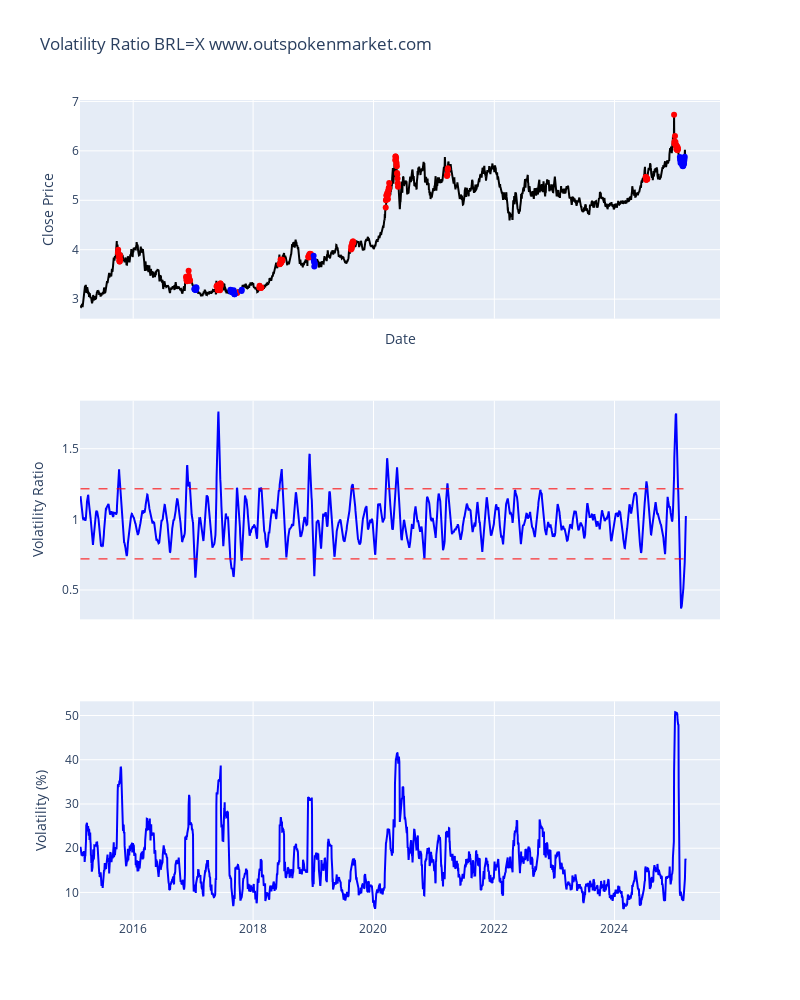

Notebook code for this chart:
### Code cell
# Criar subplots
fig = make_subplots(rows = 3, cols = 1, shared_xaxes = True, vertical_spacing = 0.1)

# Plot close price
fig.add_trace(
    go.Scatter(x = df1.index, y = df1["Close"], mode = "lines", name = "Close Price", line = dict(color = "black"))
    ,row = 1, col = 1
)

# Marque os pontos onde a taxa de volatilidade está acima da taxa
ratio_high = 1.216
above_ratio = df1["Volatility_Ratio"] > ratio_high
fig.add_trace(
    go.Scatter(x = df1.index[above_ratio], y = df1["Close"][above_ratio], mode = "markers", marker = dict(color = "red", symbol = "circle"), name = f"Volatility Ratio > {above_ratio}")
    ,row = 1, col = 1
)

# Marque os pontos onde a taxa de volatilidade está abaixo da taxa
ratio_low = 0.72
below_ratio = df1["Volatility_Ratio"] < ratio_low
fig.add_trace(
    go.Scatter(x = df1.index[below_ratio], y = df1["Close"][below_ratio], mode = "markers", marker = dict(color = "blue", symbol = "circle"), name = f"Volatility Ratio < {below_ratio}")
    ,row = 1, col = 1
)

# Taxa de volatilidade do gráfico
fig.add_trace(
    go.Scatter(x = df1.index, y = df1["Volatility_Ratio"], mode = "lines", name = "Volatility Ratio", line = dict(color = "blue"))
    ,row = 2, col = 1
)

# Plot vol
fig.add_trace(
    go.Scatter(x = df1.index, y = df1["Vol"], mode = "lines", name = "Volatility", line = dict(color = "blue"))
    ,row = 3, col = 1
)

# Linha horizontal para limite
fig.add_shape(
    go.layout.Shape(type = "line", line = dict(color = "red", width = 1, dash = "dash"),
                    y0 = ratio_high, y1 = ratio_high, x0 = df1.index.min(), x1 = df1.index.max())
    ,row = 2, col = 1
)

fig.add_shape(
    go.layout.Shape(type = "line", line = dict(color = "red", width = 1, dash = "dash"),
                    y0 = ratio_low, y1 = ratio_low, x0 = df1.index.min(), x1 = df1.index.max())
    ,row = 2, col = 1
)

# Ajustando o layout para os subplots
fig.update_layout(
    height = 1000, width = 800
    ,title = "Volatility Ratio " + str(ticker1) + " www.outspokenmarket.com"
    ,xaxis = dict(title = "Date")
    ,yaxis = dict(title = "Close Price")
    ,yaxis2 = dict(title = "Volatility Ratio")
    ,yaxis3 = dict(title = "Volatility (%)")
    ,showlegend = False
)

fig.update_layout(hovermode = "x unified")

# Código para excluir datas vazias do gráfico
dt_all = pd.date_range(start = df1.index[0]
                       , end = df1.index[-1]
                       , freq = "D")
dt_all_py = [d.to_pydatetime() for d in dt_all]
dt_obs_py = [d.to_pydatetime() for d in df1.index]

dt_breaks = [d for d in dt_all_py if d not in dt_obs_py]

fig.update_xaxes(
    rangebreaks = [dict(values = dt_breaks)]
)

fig.show()

### Figure 1 — Plotly figure (JSON) as saved in the notebook; plotly's stock layout.template omitted (floating-point values rounded to 4 significant figures; data arrays with more than 128 entries replaced by an {"elided": "..."} marker saying what was removed)
{"data": [{"line": {"color": "black"}, "mode": "lines", "name": "Close Price", "type": "scatter", "x": {"elided": "2621 str values"}, "xaxis": "x", "y": {"elided": "2621 float values"}, "yaxis": "y"}, {"marker": {"color": "red", "symbol": "circle"}, "mode": "markers", "name": "Volatility Ratio > Date\n2015-02-17    False\n2015-02-18    False\n2015-02-19    False\n2015-02-20    False\n2015-02-23    False\n              ...  \n2025-03-04    False\n2025-03-05    False\n2025-03-06    False\n2025-03-07    False\n2025-03-10    False\nName: Volatility_Ratio, Length: 2621, dtype: bool", "type": "scatter", "x": {"elided": "151 str values"}, "xaxis": "x", "y": {"elided": "151 float values"}, "yaxis": "y"}, {"marker": {"color": "blue", "symbol": "circle"}, "mode": "markers", "name": "Volatility Ratio < Date\n2015-02-17    False\n2015-02-18    False\n2015-02-19    False\n2015-02-20    False\n2015-02-23    False\n              ...  \n2025-03-04    False\n2025-03-05    False\n2025-03-06    False\n2025-03-07    False\n2025-03-10    False\nName: Volatility_Ratio, Length: 2621, dtype: bool", "type": "scatter", "x": ["2017-01-06T00:00:00", "2017-01-09T00:00:00", "2017-01-10T00:00:00", "2017-01-11T00:00:00", "2017-01-12T00:00:00", "2017-01-13T00:00:00", "2017-01-16T00:00:00", "2017-01-17T00:00:00", "2017-01-18T00:00:00", "2017-01-19T00:00:00", "2017-08-15T00:00:00", "2017-08-16T00:00:00", "2017-08-17T00:00:00", "2017-08-18T00:00:00", "2017-08-21T00:00:00", "2017-08-22T00:00:00", "2017-08-23T00:00:00", "2017-08-24T00:00:00", "2017-08-25T00:00:00", "2017-08-28T00:00:00", "2017-08-29T00:00:00", "2017-08-30T00:00:00", "2017-08-31T00:00:00", "2017-09-01T00:00:00", "2017-09-04T00:00:00", "2017-09-05T00:00:00", "2017-09-06T00:00:00", "2017-09-07T00:00:00", "2017-09-08T00:00:00", "2017-10-20T00:00:00", "2017-10-23T00:00:00", "2019-01-02T00:00:00", "2019-01-03T00:00:00", "2019-01-04T00:00:00", "2019-01-07T00:00:00", "2019-01-08T00:00:00", "2019-01-09T00:00:00", "2025-01-31T00:00:00", "2025-02-03T00:00:00", "2025-02-04T00:00:00", "2025-02-05T00:00:00", "2025-02-06T00:00:00", "2025-02-07T00:00:00", "2025-02-10T00:00:00", "2025-02-11T00:00:00", "2025-02-12T00:00:00", "2025-02-13T00:00:00", "2025-02-14T00:00:00", "2025-02-17T00:00:00", "2025-02-18T00:00:00", "2025-02-19T00:00:00", "2025-02-20T00:00:00", "2025-02-21T00:00:00", "2025-02-24T00:00:00", "2025-02-25T00:00:00", "2025-02-26T00:00:00", "2025-02-27T00:00:00", "2025-02-28T00:00:00", "2025-03-03T00:00:00"], "xaxis": "x", "y": [3.198, 3.222, 3.195, 3.194, 3.196, 3.187, 3.187, 3.24, 3.21, 3.23, 3.187, 3.168, 3.151, 3.173, 3.178, 3.163, 3.161, 3.139, 3.147, 3.159, 3.166, 3.164, 3.159, 3.146, 3.178, 3.139, 3.116, 3.098, 3.098, 3.165, 3.191, 3.88, 3.786, 3.755, 3.661, 3.734, 3.712, 5.874, 5.841, 5.806, 5.757, 5.803, 5.76, 5.803, 5.787, 5.765, 5.764, 5.767, 5.701, 5.712, 5.689, 5.72, 5.701, 5.731, 5.778, 5.74, 5.802, 5.839, 5.88], "yaxis": "y"}, {"line": {"color": "blue"}, "mode": "lines", "name": "Volatility Ratio", "type": "scatter", "x": {"elided": "2621 str values"}, "xaxis": "x2", "y": {"elided": "2621 float values"}, "yaxis": "y2"}, {"line": {"color": "blue"}, "mode": "lines", "name": "Volatility", "type": "scatter", "x": {"elided": "2621 str values"}, "xaxis": "x3", "y": {"elided": "2621 float values"}, "yaxis": "y3"}], "layout": {"height": 1000, "hovermode": "x unified", "shapes": [{"line": {"color": "red", "dash": "dash", "width": 1}, "type": "line", "x0": "2015-02-17T00:00:00", "x1": "2025-03-10T00:00:00", "xref": "x2", "y0": 1.216, "y1": 1.216, "yref": "y2"}, {"line": {"color": "red", "dash": "dash", "width": 1}, "type": "line", "x0": "2015-02-17T00:00:00", "x1": "2025-03-10T00:00:00", "xref": "x2", "y0": 0.72, "y1": 0.72, "yref": "y2"}], "showlegend": false, "title": {"text": "Volatility Ratio BRL=X www.outspokenmarket.com"}, "width": 800, "xaxis": {"anchor": "y", "autorange": true, "domain": [0, 1], "matches": "x3", "range": ["2015-02-14 20:03:52.5466", "2025-08-04 17:22:52.9193"], "rangebreaks": [{"values": {"elided": "1054 str values"}}], "showspikes": true, "showticklabels": false, "title": {"text": "Date"}, "type": "date"}, "xaxis2": {"anchor": "y2", "autorange": true, "domain": [0, 1], "matches": "x3", "range": ["2015-02-14 20:03:52.5466", "2025-08-04 17:22:52.9193"], "rangebreaks": [{"values": {"elided": "1054 str values"}}], "showspikes": true, "showticklabels": false, "type": "date"}, "xaxis3": {"anchor": "y3", "autorange": true, "domain": [0, 1], "range": ["2015-02-14 20:03:52.5466", "2025-08-04 17:22:52.9193"], "rangebreaks": [{"values": {"elided": "1054 str values"}}], "showspikes": true, "type": "date"}, "yaxis": {"anchor": "x", "autorange": true, "domain": [0.7333, 1], "range": [2.604, 7.03], "showspikes": false, "title": {"text": "Close Price"}, "type": "linear"}, "yaxis2": {"anchor": "x2", "autorange": true, "domain": [0.3667, 0.6333], "range": [0.2923, 1.84], "showspikes": false, "title": {"text": "Volatility Ratio"}, "type": "linear"}, "yaxis3": {"anchor": "x3", "autorange": true, "domain": [0, 0.2667], "range": [3.769, 53.2], "showspikes": false, "title": {"text": "Volatility (%)"}, "type": "linear"}}}
